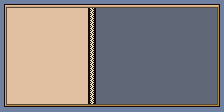

A level layout from a 2D game, rendered from its tile map. Below: a short description, then the map file with its tile-grid data intact:
An orthogonal 28x14 tile map with 8x8 px tiles, 1 tile layer (Tile Layer 1).

<map version="1.10" tiledversion="1.11.2" orientation="orthogonal" renderorder="right-down" width="28" height="14" tilewidth="8" tileheight="8" infinite="0" nextlayerid="2" nextobjectid="1">
 <tileset firstgid="1" name="MenuTiles" tilewidth="8" tileheight="8" tilecount="128" columns="16">
  <image source="../../Image/Png/MenuTiles.png" width="128" height="64" />
 </tileset>
<layer id="1" name="Tile Layer 1" width="28" height="14">
  <data encoding="csv">
2,3,3,3,3,3,3,3,3,3,3,3,3,3,3,3,3,3,3,3,3,3,3,3,3,3,3,6,
12,14,14,14,14,14,14,14,14,14,14,48,9,9,9,9,9,9,9,9,9,9,9,9,9,9,9,11,
12,14,14,14,14,14,14,14,14,14,14,48,9,9,9,9,9,9,9,9,9,9,9,9,9,9,9,11,
12,14,14,14,14,14,14,14,14,14,14,48,9,9,9,9,9,9,9,9,9,9,9,9,9,9,9,11,
12,14,14,14,14,14,14,14,14,14,14,48,9,9,9,9,9,9,9,9,9,9,9,9,9,9,9,11,
12,14,14,14,14,14,14,14,14,14,14,48,9,9,9,9,9,9,9,9,9,9,9,9,9,9,9,11,
12,14,14,14,14,14,14,14,14,14,14,48,9,9,9,9,9,9,9,9,9,9,9,9,9,9,9,11,
12,14,14,14,14,14,14,14,14,14,14,48,9,9,9,9,9,9,9,9,9,9,9,9,9,9,9,11,
12,14,14,14,14,14,14,14,14,14,14,48,9,9,9,9,9,9,9,9,9,9,9,9,9,9,9,11,
12,14,14,14,14,14,14,14,14,14,14,48,9,9,9,9,9,9,9,9,9,9,9,9,9,9,9,11,
12,14,14,14,14,14,14,14,14,14,14,48,9,9,9,9,9,9,9,9,9,9,9,9,9,9,9,11,
12,14,14,14,14,14,14,14,14,14,14,48,9,9,9,9,9,9,9,9,9,9,9,9,9,9,9,11,
12,14,14,14,14,14,14,14,14,14,14,48,9,9,9,9,9,9,9,9,9,9,9,9,9,9,9,11,
27,28,28,28,28,28,28,28,28,28,28,28,28,28,28,28,28,28,28,28,28,28,28,28,28,28,28,32
</data>
 </layer>
</map>
